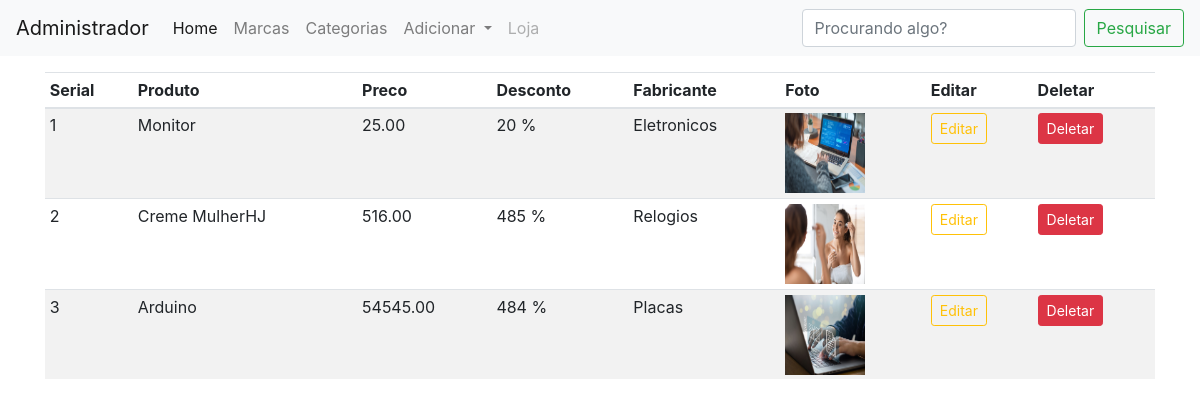
The page /admin (signed in) on the database its author committed.
### shop/products/models.py (models this page shows, shortened)
class Produtos(db.Model):
    id = db.Column(db.Integer, primary_key=True)
    name = db.Column(db.String(80), nullable=False)
    price = db.Column(db.Numeric(10,2), nullable=False)
    discount = db.Column(db.Integer, default=0)
    stock = db.Column(db.Integer, nullable=False)
    colors = db.Column(db.Text, nullable=False)
    description = db.Column(db.Text, nullable=False)
    pub_date = db.Column(db.DateTime, nullable=False, default=datetime.utcnow)
    marca_id = db.Column(db.Integer, db.ForeignKey('marcas.id', ondelete='CASCADE'), nullable=False)
    marca = db.relationship('Marcas', backref=db.backref('marcas', lazy=True))
    categoria_id = db.Column(db.Integer, db.ForeignKey('categorias.id', ondelete='CASCADE'), nullable=False)
    categoria = db.relationship('Categorias', backref=db.backref('categorias', lazy=True))
    img1 = db.Column(db.String(150), nullable=False, default="image.jpeg")
    img2 = db.Column(db.String(150), nullable=False, default="image.jpeg")
    img3 = db.Column(db.String(150), nullable=False, default="image.jpeg")

class Marcas(db.Model):
    id = db.Column(db.Integer, primary_key=True)
    name = db.Column(db.String(30), nullable=False, unique=True)

### shop/admin/routes.py (the view)
@app.route('/admin')
def admin():
    if 'email' not in session:
        flash(f'Por favor, faça o login antes.', 'success')
        return redirect(url_for('login'))
    produtos = Produtos.query.all()
    return render_template("admin/index.html", produtos=produtos, title='Página Administrativa')

### shop/templates/admin/index.html (shortened to what this page needs)
{% extends 'layoutadmin.html' %}
{% block content %}
<div class="container mt-3">
  <table class="table table-sm table-striped">
    <thead>
      <th>Serial</th>
      <th>Produto</th>
      <th>Preco</th>
      <th>Desconto</th>
      <th>Fabricante</th>
      <th>Foto</th>
      <th>Editar</th>
      <th>Deletar</th>
    </thead>
    <tbody>
      {% for produto in produtos %}
      <tr>
        <td>{{loop.index}}</td>
        <td>{{produto.name}}</td>
        <td>{{produto.price}}</td>
        <td>{{produto.discount}} %</td>
        <td>{{produto.marca.name}}</td>
        <td><img src="{{url_for('static', filename='images/' + produto.img1)}}" width="80" height="80"></td>
        <td><a href="{{url_for('updateproduto', id=produto.id)}}" class="btn btn-sm btn-outline-warning">Editar</a></td>
        <td><button type="button" class="btn btn-danger btn-sm" data-toggle="modal"
            data-target="#exampleModal-{{produto.id}}">Deletar</button></td>
      </tr>
      {% endfor %}
    </tbody>
  </table>
</div>
{% endblock content %}

### rows shown on the page
Produtos: name "Monitor", price "25.00", discount "20", marca.name "Eletronicos", img1 (picture)
Produtos: name "Creme MulherHJ", price "516.00", discount "485", marca.name "Relogios", img1 (picture)
Produtos: name "Arduino", price "54545.00", discount "484", marca.name "Placas", img1 (picture)
